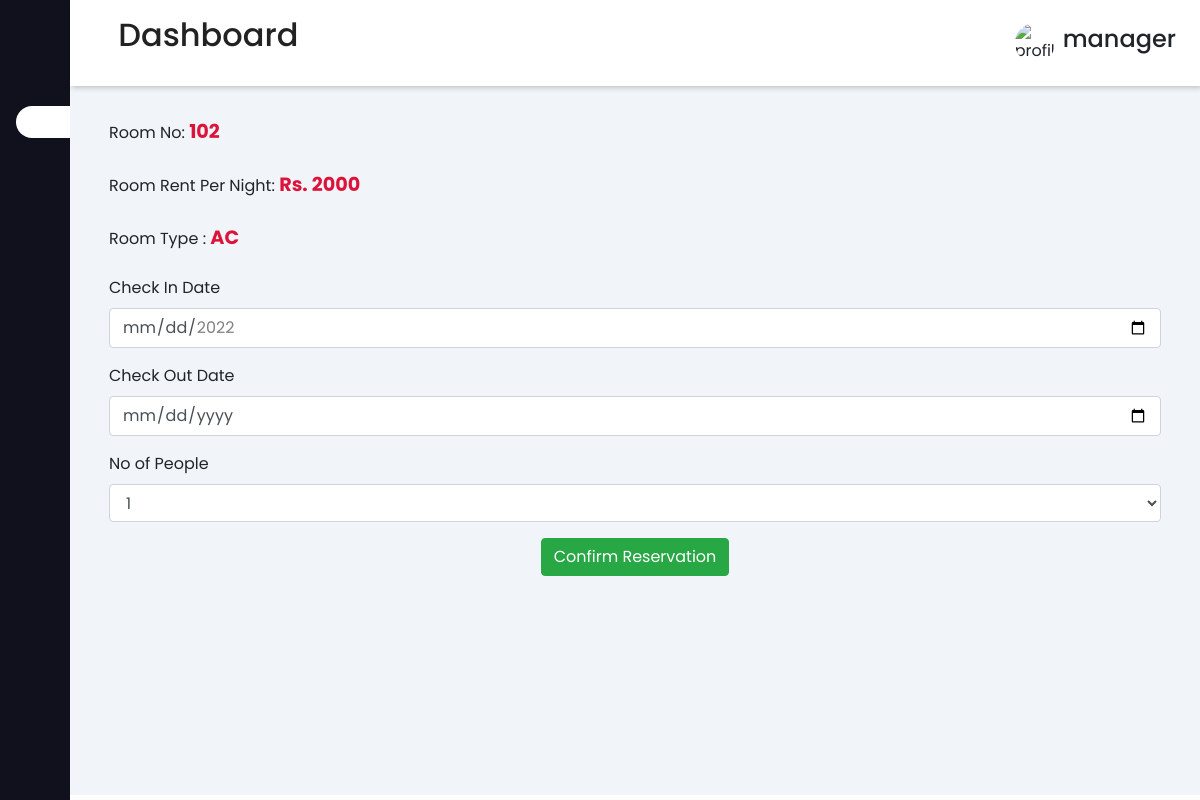
Screenshot of /book_room/2 (signed in) with the database file from the repository.
### management/models.py (models this page shows, shortened)
class Room(models.Model):
    class Type(models.TextChoices):
        AC="AC"
        Non_AC="Non AC"
    room_type=models.CharField(max_length=10,choices=Type.choices)
    room_no=models.IntegerField(unique=True)
    room_rate=models.IntegerField()
    no_of_bed=models.IntegerField(null=True)
    image=models.ImageField(upload_to='room_pic',blank=True)

### management/views.py (the view, shortened to what this page needs)
# urls.py: path("book_room/<int:id>",views.book_room, name='book_room'),
def book_room(request,id):
    if request.user.is_authenticated:
        room=Room.objects.filter(id=id).first()
        x=datetime.datetime.now()
        x2=x+ timedelta(days=40)
        min_date=x.strftime("%Y"+"-"+"%m"+"-"+"%d")
        last_date=x2.strftime("%Y"+"-"+"%m"+"-"+"%d")
        context={
            "room":room,
            "min_date":min_date,
            "last_date":last_date
        }
        return render(request,'book_room.html',context)
    return redirect('user_login')

### management/templates/book_room.html (shortened to what this page needs)
{% extends 'base.html' %}
{% block body %}
<div class="container">
    <div class="right">
        <form method="post" enctype="multipart/form-data">
            <div class="col-12 text-center">
              </div>
            <div class="form-group">
                <label for="Arrival Date">Room No: <span style="color:crimson;font-weight: bold; font-size: larger;">{{room.room_no}}</span></label>
            </div>
            <div class="form-group">
                <label for="Arrival Date">Room Rent Per Night: <span style="color: crimson; font-weight:bold;font-size: larger;">Rs. {{room.room_rate}}</span> </label>
            </div>
            <div class="form-group">
                <label for="room_type">Room Type : <span style="color: crimson; font-weight:bold;font-size: larger;">{{room.room_type}}</span> </label>
            </div>
            <div class="form-group">
              <label for="check In Date">Check In Date</label>
              <input type="date" class="form-control" id="check In Date" name="check_in_date" min="{{min_date}}" max="{{last_date}}"onchange="myFunction()">
            </div>
            <div class="form-group">
              <label for="check Out Date">Check Out Date</label>
              <input type="date" class="form-control" id="check Out Date" name="check_out_date" min="" value="">
            </div>
              <div class="form-group">
                <label for="Arrival Date">No of People</label>
                <select class="form-control" name="no_of_people">
                    <option value="1">1</option>
                </select>
              </div>
              <div class="text-center">
                <button type="submit" class="btn btn-success text-center">Confirm Reservation</button>
              </div>
          </form>
    </div>
  </div>
{% endblock %}

### management/templates/base.html (shortened to what this page needs)
<!doctype html>
<html lang="en">
  <head>
    <link rel="stylesheet" href="https://maxcdn.bootstrapcdn.com/bootstrap/4.0.0/css/bootstrap.min.css">
  </head>
  <body>
    <div class="sidebar">
        <div class="sidebar-brand">
          <h1>  <span>Hotel</span>
          </h1>
        </div>
        <div class="sidebar-menu">
          <ul class="na">
            <li>
              <a href="{% url 'index' %}" class="active">
              </a>
            </li>
          </ul>
        </div>
    </div>
    <div class="main-content">
      <header>
        <h2>
          <label for="nav-toggle">
            <span class="fas fa-bars"></span>
          </label>
          Dashboard
        </h2>
        {% if request.user.is_authenticated %}
        <div class="user-wrapper">
         <img src="https://bit.ly/3bvT89p" width="40px" height="40px" alt="profile-img">
         <div class="">
            <h4>{{request.user.username}}</h4>
         </div>
        </div>
        {% endif %}
      </header>
      <main>
        {% block body %}
        {% endblock %}
      </main>
    </div>
  </body>
</html>

### management/templates/base.html (style rules this page uses)
:root { --main-color: #11101d; --color-dark: #1D2231; --text-grey: #8390A2; }
* { padding: 0; margin: 0; box-sizing: border-box; list-style: none; text-decoration: none; font-family: 'Poppins' ,sans-serif; }
.sidebar { width: 345px; position: fixed; left: 0; top: 0; height: 100%; z-index: 100; background: var(--main-color); transition: width 300ms; }
.sidebar-brand { height: 90px; padding: 1rem 0rem 1rem 2rem; color: #fff; }
.sidebar-menu li { width: 100%; margin-bottom: 1.7rem; padding-left: 1rem; }
.sidebar-menu { margin-top: 1rem; }
.sidebar-menu a { padding-left: 1rem; display: block; color: #fff; font-size: 1.1rem; }
.sidebar-menu a.active { background: #fff; padding-top: 1rem; padding-bottom: 1rem; color: var(--main-color); border-radius: 30px 0px 0px 30px; }
.main-content { transition: margin-left 300ms; margin-left: 345px; }
header { background: #fff; display: flex; justify-content: space-between; padding: 1rem 1.5rem; box-shadow: 2px 2px 5px rgba(0, 0, 0, 0.2); position: fixed; left: 345px; top:0; z-index: 100; width: calc(100% - 345px); transition: left 300ms; }
header h2 { color: #222; }
header label span { font-size: 1.7rem; padding-right: 1rem; }
.user-wrapper { display: flex; align-items: center; }
.user-wrapper img { border-radius: 50%; margin-right: .5rem; }
main { margin-top: 85px; padding: 2rem 1.5rem; background: #f1f5f9; min-height: calc(100vh - 90px); }
@media only screen and (max-width: 1200px) { .sidebar { width: 70px ; } }
@media only screen and (max-width: 1200px) { .sidebar .sidebar-brand, .sidebar li { padding-left: 1rem; text-align: center; } }
@media only screen and (max-width: 1200px) { .main-content { margin-left: 70px; } }
@media only screen and (max-width: 1200px) { .main-content header { width: calc(100% - 70px); left:70px; } }

### rows the page displays
Room: room_no "102", room_rate "2000", room_type "AC"

### other values shown
{{ request.user.username }} "manager"
